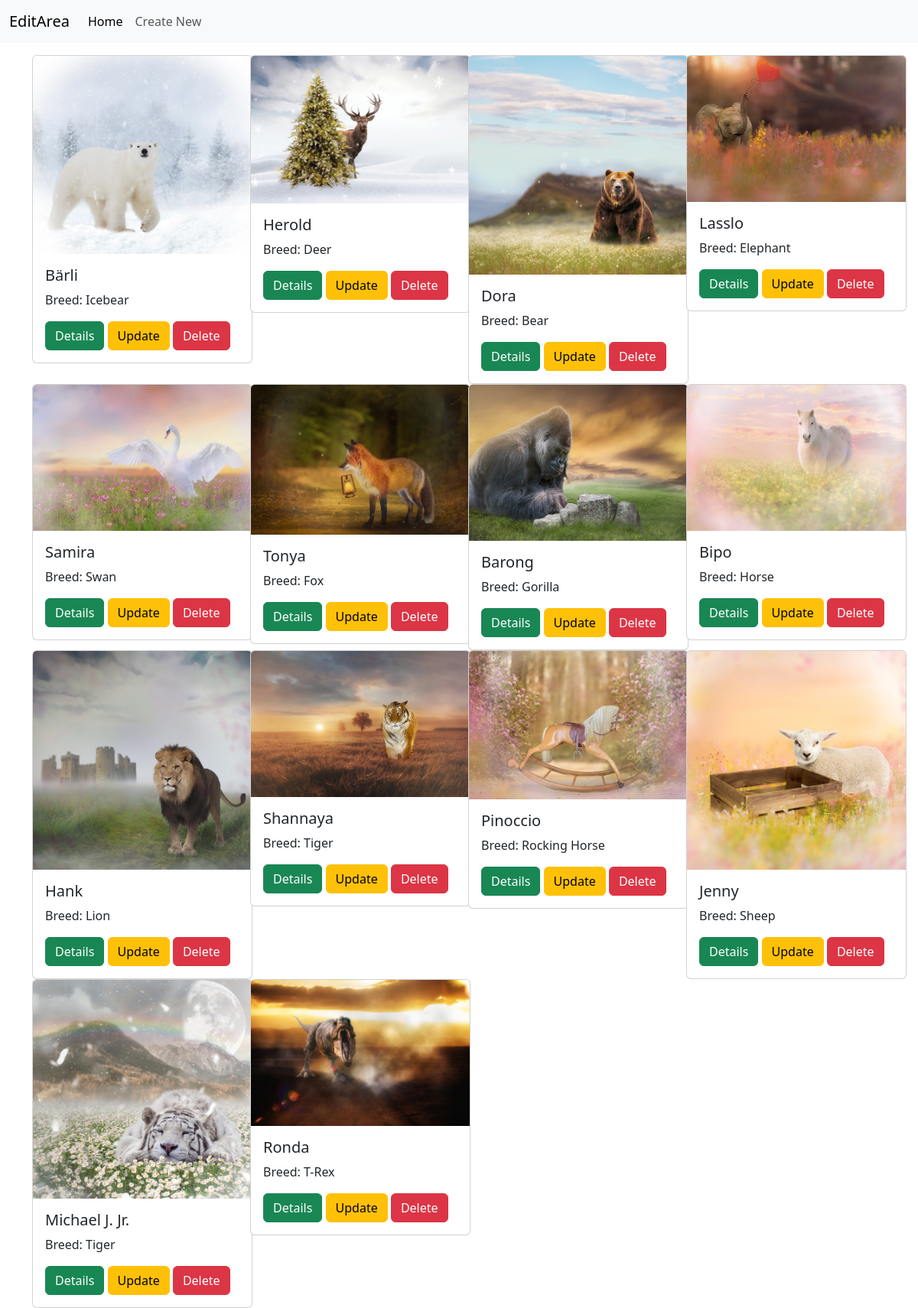
Page /Admin/index.php (signed in) on the committed database.
### tables this page shows
CREATE TABLE `animals` (
  `id` int(11) NOT NULL,
  `name` varchar(255) NOT NULL,
  `location` varchar(255) NOT NULL,
  `description` varchar(255) NOT NULL,
  `size` varchar(255) NOT NULL,
  `vaccinated` varchar(255) NOT NULL,
  `age` int(11) NOT NULL,
  `breed` varchar(255) NOT NULL,
  `gender` varchar(255) NOT NULL,
  `status` varchar(255) NOT NULL DEFAULT 'available',
  `picture` varchar(255) DEFAULT NULL
);

### Admin/index.php (the view, shortened to what this page needs)
<?php
require_once '../db_connection.php';
$sql= "SELECT * FROM `animals`";
$result= mysqli_query($connect, $sql);
$layout="";
if(mysqli_num_rows($result) > 0){
while($row=mysqli_fetch_assoc($result)){
$layout.= "<div>
<div class='card' style='width: 18rem;'>
<img src='../img/{$row["picture"]}' class='card-img-top' alt='...'>
<div class='card-body'>
  <h5 class='card-title'>{$row["name"]}</h5>
  <p class='card-text'>Breed: {$row["breed"]}</p>
  <a href='details.php?x={$row["id"]}' class='btn btn-success'>Details</a>
  <a href='update.php?x={$row["id"]}' class='btn btn-warning'>Update</a>
  <a href='delete.php?x={$row["id"]}' class='btn btn-danger'>Delete</a>
</div>
</div>
</div>";
}
}else{
    $layout.= "No Results";
};
?>
<!DOCTYPE html>
<html lang="en">
<head>
    <link  href="https://cdn.jsdelivr.net/npm/bootstrap@5.3.0/dist/css/bootstrap.min.css"  rel="stylesheet">
</head>
<body>
<nav class="navbar navbar-expand-lg bg-body-tertiary">
  <div class="container-fluid">
    <a class="navbar-brand" href="#">EditArea</a>
    <div class="collapse navbar-collapse" id="navbarSupportedContent">
      <ul class="navbar-nav me-auto mb-2 mb-lg-0">
        <li class="nav-item">
          <a class="nav-link active" aria-current="page" href="../dashboard.php">Home</a>
        </li>
        <li class="nav-item">
          <a class="nav-link" href="create.php">Create New</a>
        </li>
      </ul>
    </div>
  </div>
</nav>
<div class="container">
    <div class="row row-cols-lg-4 row-cols-md-3 row-cols-sm-2 row-cols-sx-1 mt-3">
    <?= $layout?>
    </div>
</div>
</body>
</html>

### rows in the picture
animals: picture (picture), name "Bärli", breed "Icebear"
animals: picture (picture), name "Herold", breed "Deer"
animals: picture (picture), name "Dora", breed "Bear"
animals: picture (picture), name "Lasslo", breed "Elephant"
animals: picture (picture), name "Samira", breed "Swan"
animals: picture (picture), name "Tonya", breed "Fox"
animals: picture (picture), name "Barong", breed "Gorilla"
animals: picture (picture), name "Bipo", breed "Horse"
animals: picture (picture), name "Hank", breed "Lion"
animals: picture (picture), name "Shannaya", breed "Tiger"
animals: picture (picture), name "Pinoccio", breed "Rocking Horse"
animals: picture (picture), name "Jenny", breed "Sheep"
animals: picture (picture), name "Michael J. Jr.", breed "Tiger"
animals: picture (picture), name "Ronda", breed "T-Rex"
